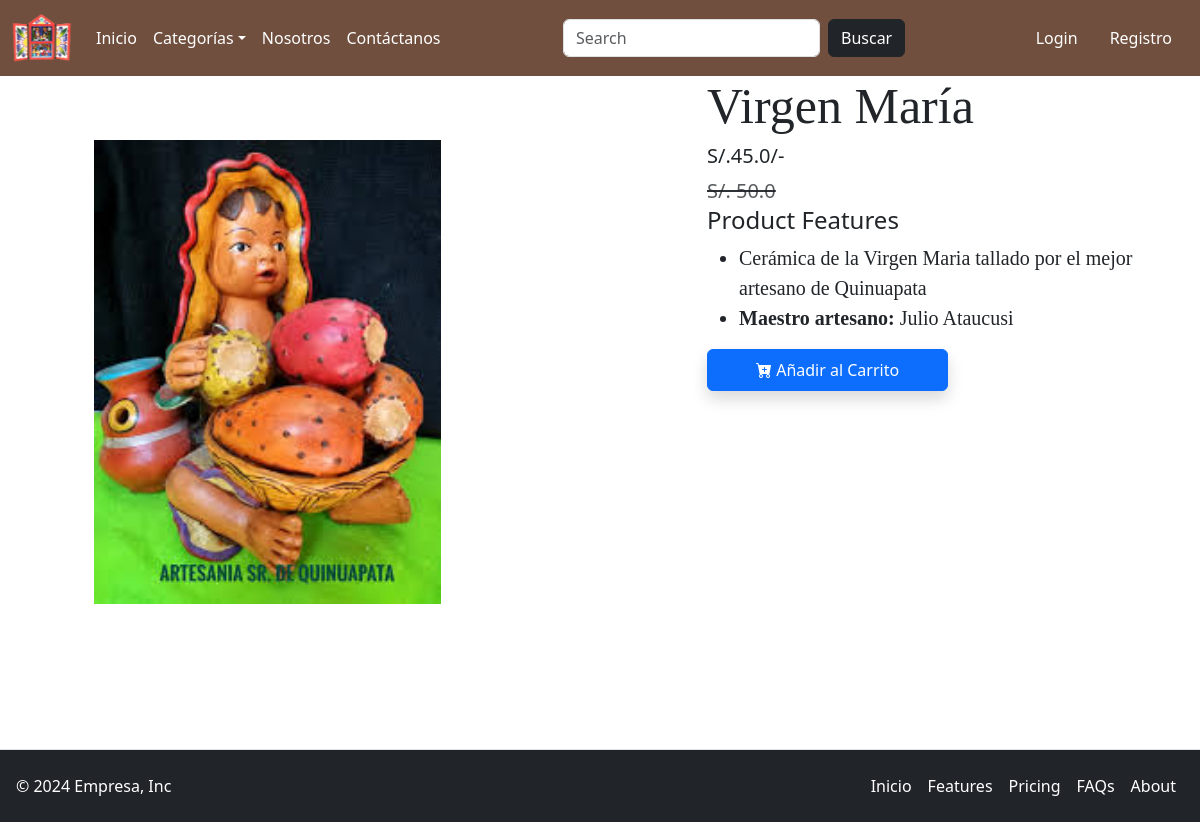
Screenshot of /product-detail/1 with the database file from the repository.
### app/models.py (models this page shows, shortened)
class Product(models.Model):
    title = models.CharField(max_length=100)
    selling_price = models.FloatField()
    discounted_price = models.FloatField()
    description = models.TextField()
    composition = models.TextField(default="")
    prodapp = models.TextField(default="")
    category = models.ForeignKey(Category, on_delete=models.SET_NULL, null=True)
    author = models.CharField(max_length=100, null=True)
    product_image = models.ImageField(upload_to="product")

### app/views.py (the view)
# urls.py: path("product-detail/<int:pk>",views.ProductDetail.as_view(), name="product-detail"),
class ProductDetail(View):
    def get(self, request, pk):
        product = Product.objects.get(pk=pk)
        return render(request, "app/productdetail.html",locals())

### app/context_processors.py (called while the page is built)
def navBarData(request):
    totalitem=0
    credits=0
    categories = Category.objects.all()
    if request.user.is_authenticated:
        totalitem = Cart.objects.filter(user=request.user).count()
        try:
            credits = Customer.objects.get(user=request.user).credits
        except:
            credits = 0
    return {
        'totalitem':totalitem,
        'categories':categories,
        'credits':credits
        }

### app/models.py (called while the page is built)
    def __str__(self) -> str:
        return self.title

### app/templates/app/productdetail.html (shortened to what this page needs)
{% extends 'app/base.html' %}
{% load static %}
{% block main-content %}
    <div class="container">
        <div class="row flex justify-content-between">
            <div class="img2 col-lg-5 mt-5">
                <img src="{{product.product_image.url}}" class="image col-xs-6 col-sm-12 col-lg-12 mt-3 text sm-center w-100 h-75 object-fit-contain"  alt="">
            </div>
            <div class="productdetai col-lg-5">
                <h1 style="font-family: Georgia; font-size: 50px;">
                    {{product.title}}
                </h1>
                <h5>S/.{{product.discounted_price}}/-</h5>
                <small class="text-decoration-line-through text-muted fs-5">
                    <del>
                        S/. {{product.selling_price}}
                    </del>
                </small>
                <br>
                <h4>Product Features</h4>
                <ul class="fs-5 unstyled" style="font-family: Georgia;">
                    <li>{{product.description}}</li>
                    <li><b>Maestro artesano: </b>{{product.author}}</li>
                </ul>
                <form action="/add-to-cart" class="d-inline">
                    <button type="submit" class="btn btn-primary shadow px-5 py-2">
                        <i class="bi bi-cart-plus-fill"></i>
                        Añadir al Carrito
                    </button>
                </form>
            </div>
        </div>
    </div>
{% endblock main-content %}

### rows the page displays
Product: product_image (picture), title "Virgen María", discounted_price "45.0", selling_price "50.0", description "Cerámica de la Virgen Maria tallado por el mejor artesano de Quinuapata", author "Julio Ataucusi"
